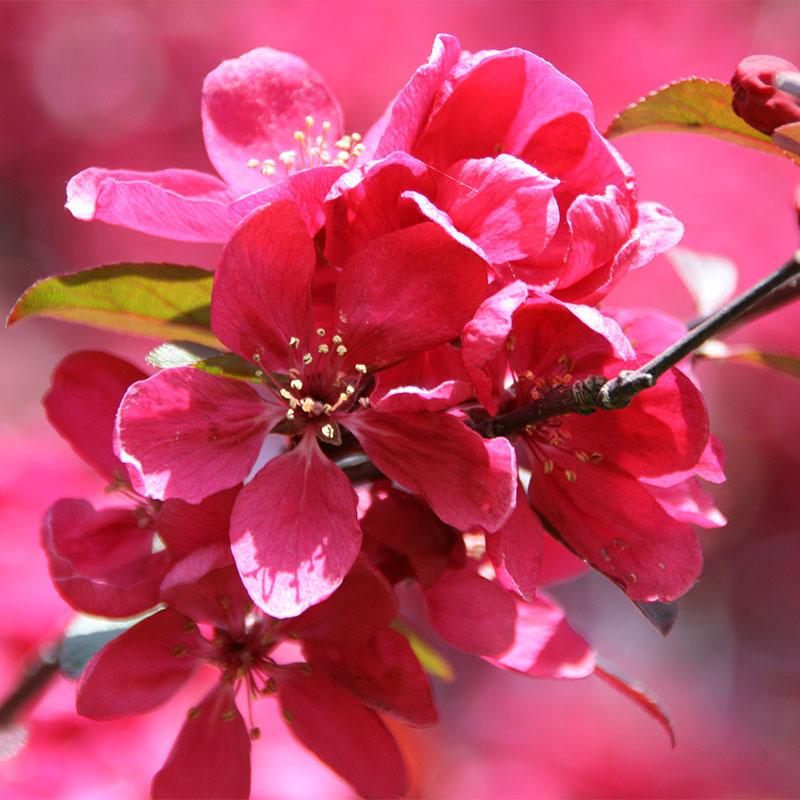
#> input picture assignment_W1/data/4569174344_4cc8c062e5_4k1.jpg, 800 x 800 px, found by its file name; its folder holds only this picture in this run
$ python edge_detection.py --infile ../assignment_W1/data/4569174344_4cc8c062e5_4k1.jpg
#> lines starting #> are read from the running program, lines starting #| are printed output that depends on the picture; after the words box and inside, x2 and y2 are one past the last pixel; in counts of white or black regions, pixels touching at a corner belong together
# ! /usr/bin/python

# import packages
import os
import sys
import cv2
import numpy as np
import argparse


# define image saving function
def im_save(im, image_name):
    outpath = os.path.join("output", f"{image_name}.png")
    cv2.imwrite(outpath, im)


# define main function
def main():

    # initialise argumentparser
    ap = argparse.ArgumentParser()

    # define input arguments
    ap.add_argument("-i", "--infile", required=False, help="Input filename placed in folder 'data'", type = str, default="image.png")
    ap.add_argument("-t", "--top", required=False, help="No. of pixels towards top of picture from center", type = int, default=750)
    ap.add_argument("-b", "--bottom", required=False, help="No. of pixels towards bottom of picture from center", type = int, default=1180)
    ap.add_argument("-l", "--left", required=False, help="No. of pixels towards left of picture from center", type = int, default=800)
    ap.add_argument("-r", "--right", required=False, help="No. of pixels towards right of picture from center", type = int, default=700)

    # parse arguments to args
    args = vars(ap.parse_args())

    # make output folder if it does not exist
    if not os.path.exists("output"):
        os.mkdir("output")

    # get image name
    im_name = args["infile"]

    # read image
    image = cv2.imread(os.path.join("data", im_name))
#> image is the input picture: shape (800, 800, 3); mean B, G, R 97.2, 67.4, 192.8

    # define image corners
    top = (image.shape[0]//2) - args["top"]
#> top = -350
    bottom = (image.shape[0]//2) + args["bottom"]
#> bottom = 1580
    left = (image.shape[1]//2) - args["left"]
#> left = -400
    right = (image.shape[1]//2) + args["right"]
#> right = 1100

    # draw rectangle and save image
    im_rectangle = cv2.rectangle(image, (right, top), (left, bottom), (0, 255, 0), 1)
    im_save(im_rectangle, "image_with_ROI")


    # use rectangle to crop image and save
    cropped = image[top:bottom, left:right]
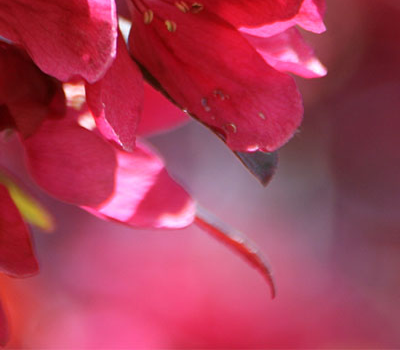
#> cropped: shape (350, 400, 3); mean B, G, R 87.2, 61.7, 169.4
    im_save(cropped, "image_cropped")

    # convert image to greyscale to enable edge detection
    grey_image = cv2.cvtColor(cropped, cv2.COLOR_BGR2GRAY)
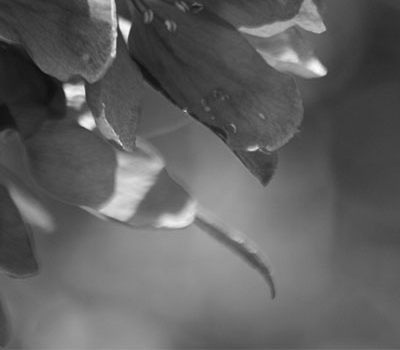
#> grey_image: shape (350, 400); min 14, max 251, mean 96.8

    # blur image as part of edge detection
    blurred = cv2.GaussianBlur(grey_image, (5,5), 0)
    # apply canny edge detection
    canny = cv2.Canny(blurred, 120, 120)
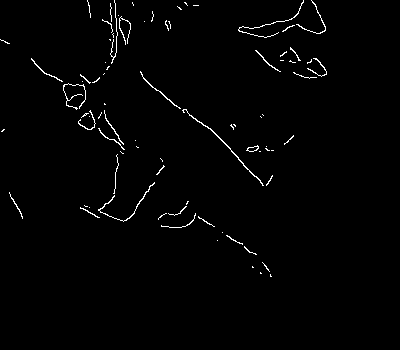
#> canny: shape (350, 400); 1.3% white in thin lines or dots, all inside (x1, y1, x2, y2) = (0, 0, 327, 277)

    # pick out just the outer contours of the detected objects
    (contours, _) = cv2.findContours(canny.copy(),
                 cv2.RETR_EXTERNAL,
                 cv2.CHAIN_APPROX_SIMPLE)
#> contours = 81 contours, 76 with area under 20; largest, box (x1, y1, x2, y2) and area: (182, 109, 264, 186) 66, (246, 145, 259, 152) 42, (98, 182, 155, 222) 39, (140, 71, 181, 109) 30, (31, 58, 63, 82) 22
    # draw contours/edges on the image
    im_contours = cv2.drawContours(cropped.copy(),
                        contours,
                         -1,
                         (0,255,0),
                         2)
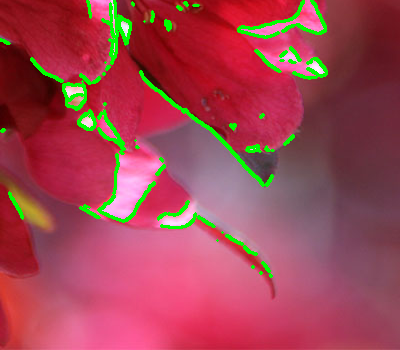
#> im_contours: shape (350, 400, 3); mean B, G, R 82.2, 69.2, 160.6

    # save image with the detected edges
    im_save(im_contours, "image_letters")


# define behaviour when called from command line
if __name__=="__main__":
    main()

$ run again, on assignment_W1/data/4673200777_1a4e0e785e_4k.jpg
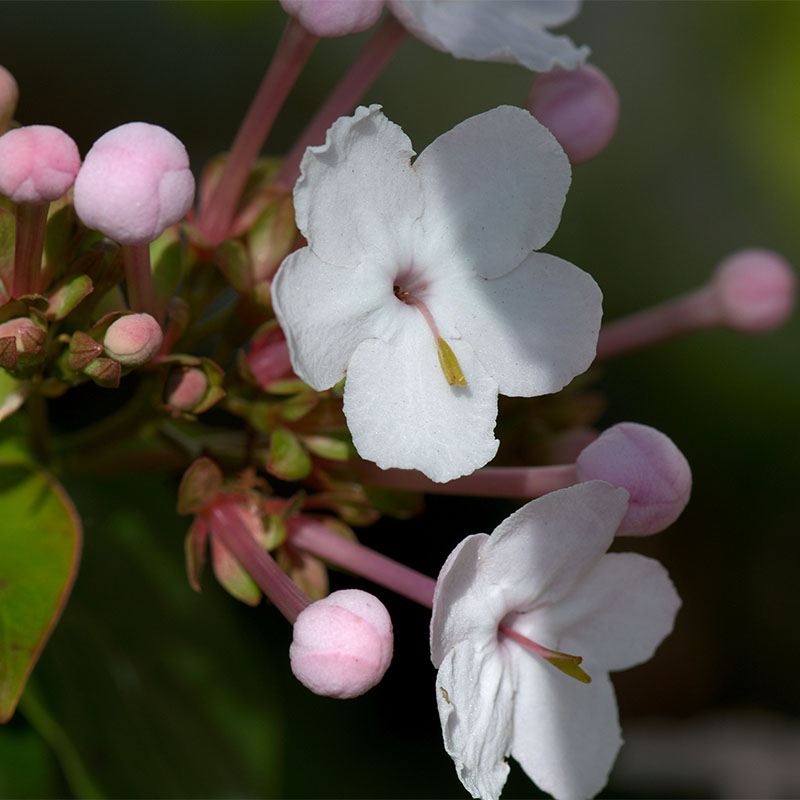
#> input picture assignment_W1/data/4673200777_1a4e0e785e_4k.jpg, 800 x 800 px, found by its file name
#> in main, image is the input picture: shape (800, 800, 3); mean B, G, R 63.7, 76, 80
#> in main, `canny = cv2.Canny(blurred, 120, 120)`:
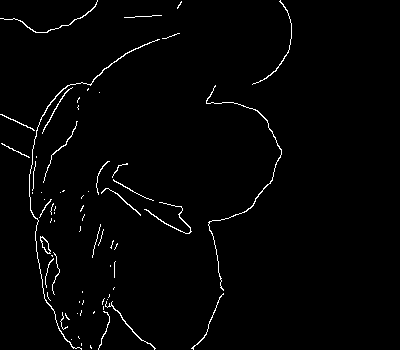
#> canny: shape (350, 400); 1.7% white in thin lines or dots, all inside (x1, y1, x2, y2) = (0, 0, 292, 350)
#> contours = 69 contours, 58 with area under 20; largest, box (x1, y1, x2, y2) and area: (29, 39, 160, 350) 96, (40, 236, 51, 254) 83, (206, 85, 282, 291) 68, (144, 202, 192, 234) 39, (105, 301, 156, 350) 38
#> in main, `im_contours = cv2.drawContours(cropped.copy(), contours, -1, (0,255,0)..`:
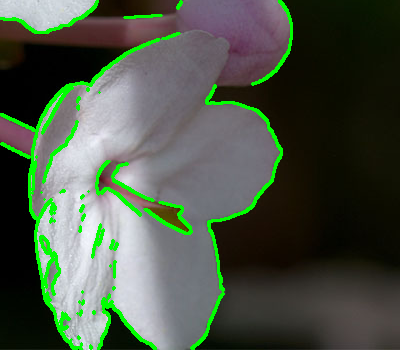
#> im_contours: shape (350, 400, 3); mean B, G, R 70.1, 85.5, 74.5

$ run again, on assignment_W1/data/5556569771_ea9b0e787b_41k.jpg
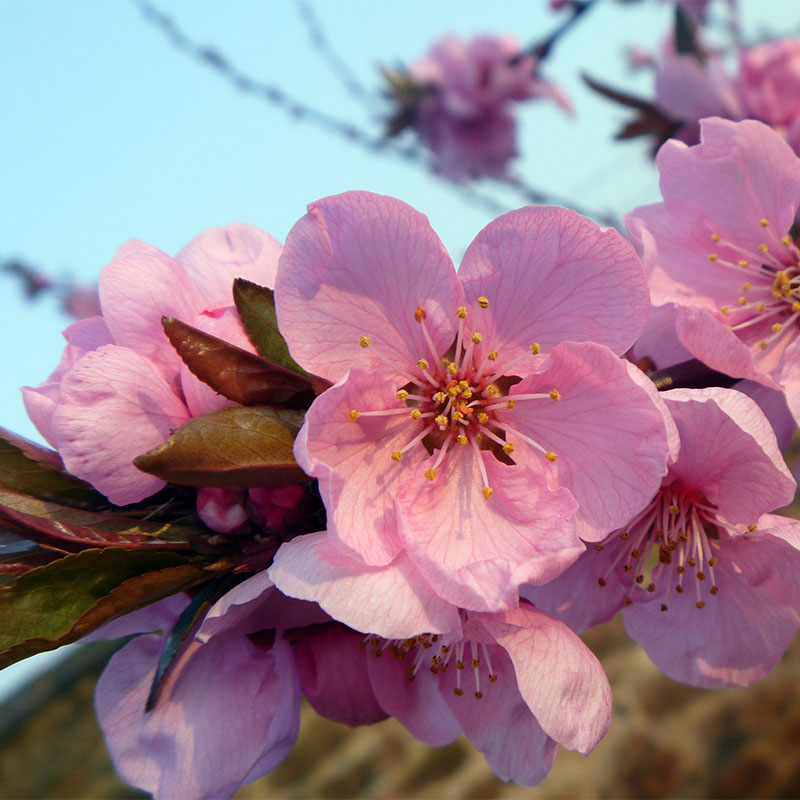
#> input picture assignment_W1/data/5556569771_ea9b0e787b_41k.jpg, 800 x 800 px, found by its file name
#> in main, image is the input picture: shape (800, 800, 3); mean B, G, R 142.5, 127.9, 155.4
#> in main, `canny = cv2.Canny(blurred, 120, 120)`:
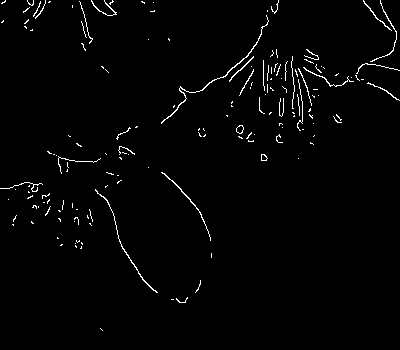
#> canny: shape (350, 400); 1.7% white in thin lines or dots
#> contours = 157 contours, 147 with area under 20; largest, box (x1, y1, x2, y2) and area: (161, 15, 269, 124) 75, (95, 189, 158, 293) 44, (236, 125, 244, 134) 43, (161, 172, 211, 241) 38, (261, 154, 268, 161) 29
#> in main, `im_contours = cv2.drawContours(cropped.copy(), contours, -1, (0,255,0)..`:
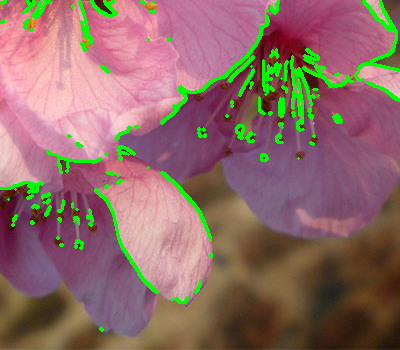
#> im_contours: shape (350, 400, 3); mean B, G, R 102.8, 107.4, 142.1

$ run again, on assignment_W1/data/5556569771_ea9b0e787b_42k.jpg
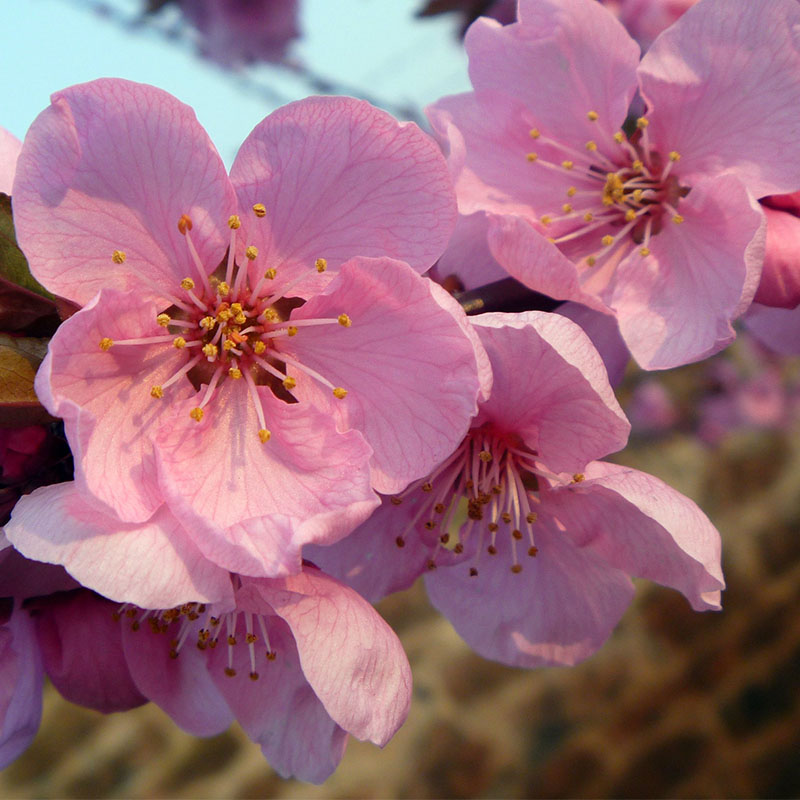
#> input picture assignment_W1/data/5556569771_ea9b0e787b_42k.jpg, 800 x 800 px, found by its file name
#> in main, image is the input picture: shape (800, 800, 3); mean B, G, R 122.5, 107.1, 156.2
#> in main, `canny = cv2.Canny(blurred, 120, 120)`:
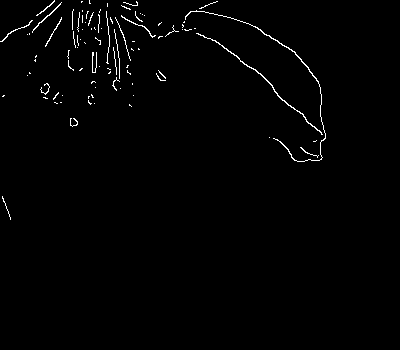
#> canny: shape (350, 400); 1.2% white in thin lines or dots, all inside (x1, y1, x2, y2) = (0, 0, 326, 220)
#> contours = 92 contours, 89 with area under 20; largest, box (x1, y1, x2, y2) and area: (196, 33, 323, 135) 87, (185, 10, 326, 162) 76, (32, 2, 62, 33) 25
#> in main, `im_contours = cv2.drawContours(cropped.copy(), contours, -1, (0,255,0)..`:
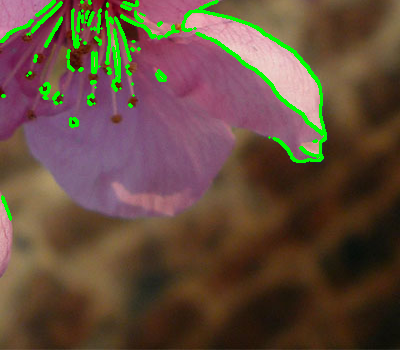
#> im_contours: shape (350, 400, 3); mean B, G, R 61.4, 76.2, 99.7

$ run again, on assignment_W1/data/4593093748_5bf298027b_k.jpg
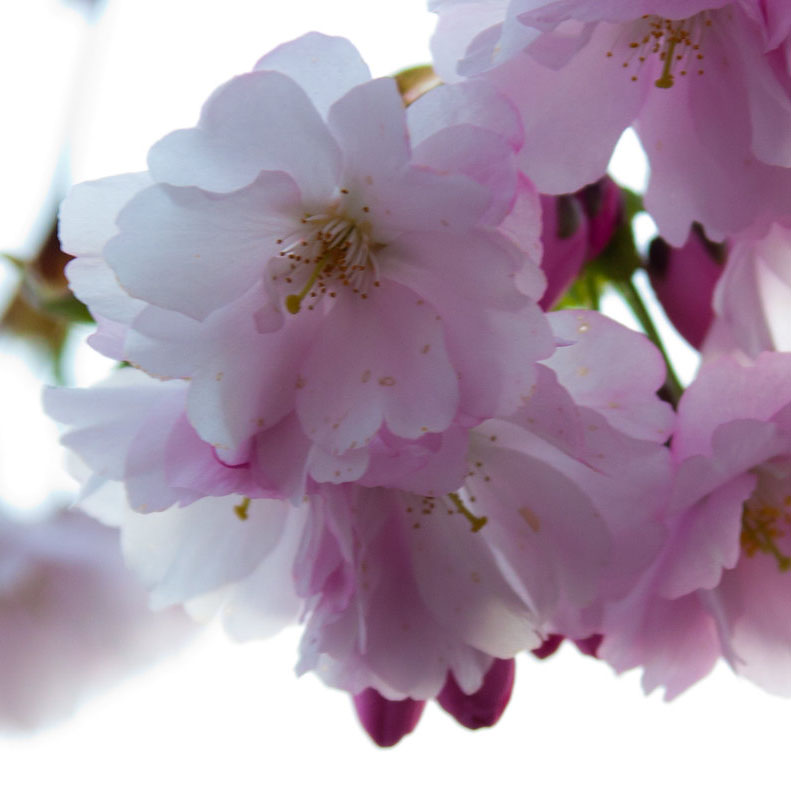
#> input picture assignment_W1/data/4593093748_5bf298027b_k.jpg, 791 x 791 px, found by its file name
#> in main, image is the input picture: shape (791, 791, 3); mean B, G, R 171.8, 154.2, 172.8
#> canny: shape (355, 405); 0.74% white in thin lines or dots, all inside (x1, y1, x2, y2) = (0, 1, 357, 312)
#> contours = 41 contours, 37 with area under 20; largest, box (x1, y1, x2, y2) and area: (141, 202, 231, 240) 46, (44, 220, 130, 294) 44, (283, 222, 333, 266) 34, (0, 263, 43, 312) 26
#> in main, `im_contours = cv2.drawContours(cropped.copy(), contours, -1, (0,255,0)..`:
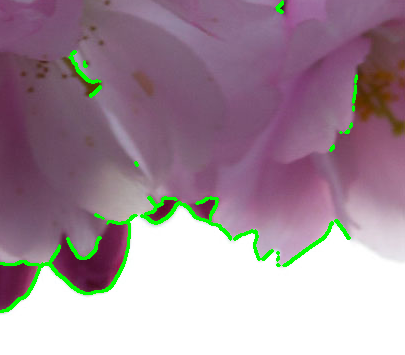
#> im_contours: shape (355, 405, 3); mean B, G, R 155.3, 143.4, 163.9
